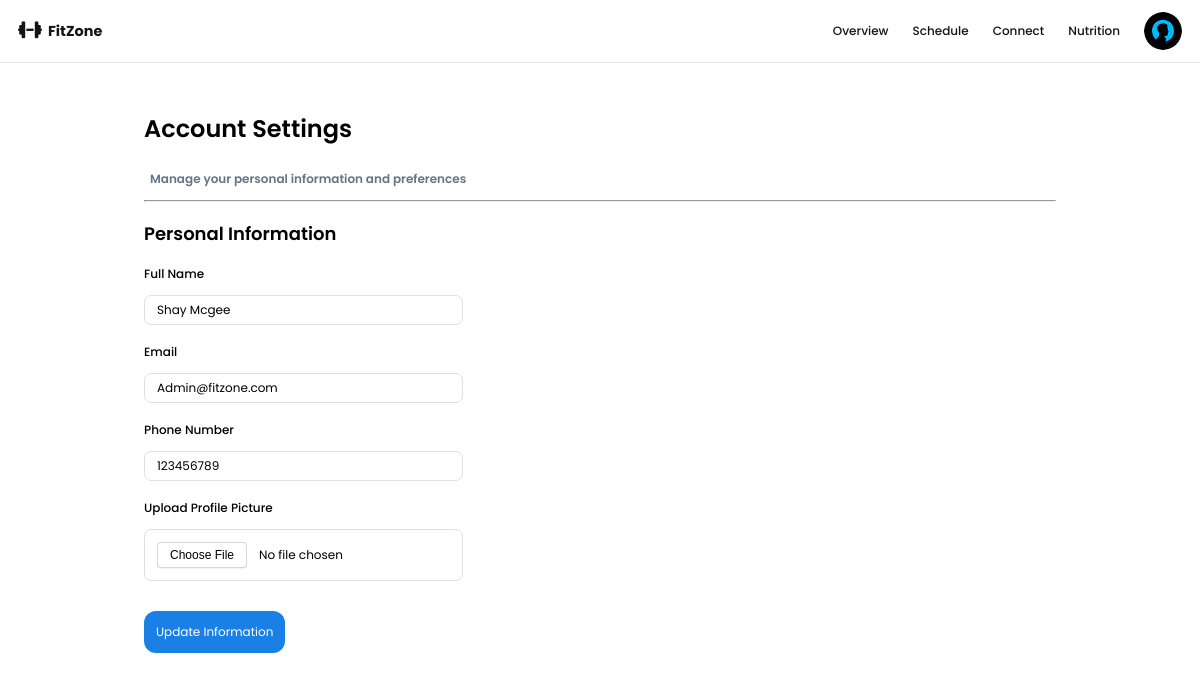
Page /Dashboards/Customer-Dashboard/settings-section/account-settings.php (signed in) on the committed database.
### tables this page shows
CREATE TABLE `users` (
  `User_ID` int(11) NOT NULL,
  `First_Name` varchar(255) NOT NULL,
  `Last_Name` varchar(255) DEFAULT NULL,
  `Phone` int(20) NOT NULL,
  `Email` varchar(100) NOT NULL,
  `Role` enum('customer','staff','admin') NOT NULL,
  `Password` varchar(255) NOT NULL,
  `Profile_Img_Path` varchar(500) DEFAULT NULL
);

### Dashboards/Customer-Dashboard/settings-section/account-settings.php (the view, shortened to what this page needs)
<!DOCTYPE html>
<html lang="en">
<head>
    <link rel="stylesheet" href="../style.css">
</head>
<body>
    <?php include("../../components/customer-dashboard-navbar.php"); ?>
    <section class="dashboard-sections">
        <h1 class="headers">Account Settings</h1>
        <div class="indicator-div">
            <h2 class="sub-header color">Manage your personal information and preferences</h2>
        </div>
        <hr class="line">
        <h3 class="section-subheader">Personal Information</h3>
        <form action="" method="post" enctype="multipart/form-data" class="all-forms">
            <?php
                $fetch_account_details = "SELECT First_Name, Last_Name, Phone, Email FROM users WHERE User_ID = '".$_SESSION['user_id']."'";
                $details = $conn->query($fetch_account_details);
                $fetch = $details->fetch_assoc();
                $fullname = $fetch['First_Name']." ".$fetch['Last_Name'];
            ?>
            <label for="Full-Name">Full Name</label>
            <input type="text" name="full-name" id="Full-Name" value="<?php echo htmlspecialchars($fullname)?>">
            <label for="email">Email</label>
            <input type="email" name="email" id="email" value="<?php echo htmlspecialchars($fetch['Email'])?>">
            <label for="phone">Phone Number</label>
            <input type="tel" name="phone" id="phone" value="<?php echo htmlspecialchars($fetch['Phone'])?>">
            <label for="uploads">Upload Profile Picture</label>
            <input type="file" name="uploads" id="uploads" class="uploads">
            <button type="submit" class="settings-button" name="update">Update Information</button>
        </form>
    </section>
</body>
</html>

### Dashboards/Customer-Dashboard/style.css (style rules this page uses)
html { scroll-behavior: smooth; }
* { box-sizing: border-box; padding: 0; margin: 0; font-family: "Poppins", sans-serif; }
button { cursor: pointer; font-family: "Poppins", sans-serif; }
section.dashboard-sections { padding: 4vw 12vw; }
h1.headers { font-size: 2vw; font-weight: 600; padding-bottom: 1vw; }
.indicator-div { padding-block: 1vw; }
h2.sub-header { font-size: 1vw; font-weight: 600; padding-left: 0.5vw; }
h3.section-subheader { font-size: 1.5vw; font-weight: 600; padding-block: 1vw; margin-block: 0.5vw; }
form.all-forms { display: flex; flex-direction: column; padding: 1vw auto; }
label { font-size: 1vw; font-weight: 500; padding-bottom: 1vw; }
.all-forms > select, .all-forms > input { width: 35%; height: 2.5vw; font-size: 1vw; margin-bottom: 1.5vw; border-radius: 0.6vw; border: 1px solid #e3dede; }
.all-forms > input { padding: 1vw; }
input[type="file"] { height: 100%; }
.color { color: #637587; }
.settings-button { padding: 1vw; border-radius: 1vw; border: none; margin-top: 1vw; align-self: flex-start; background-color: #1a80e5; color: white; font-size: 1vw; }

### rows in the picture
users: full-name "Shay Mcgee", email "Admin@fitzone.com", phone "123456789"
